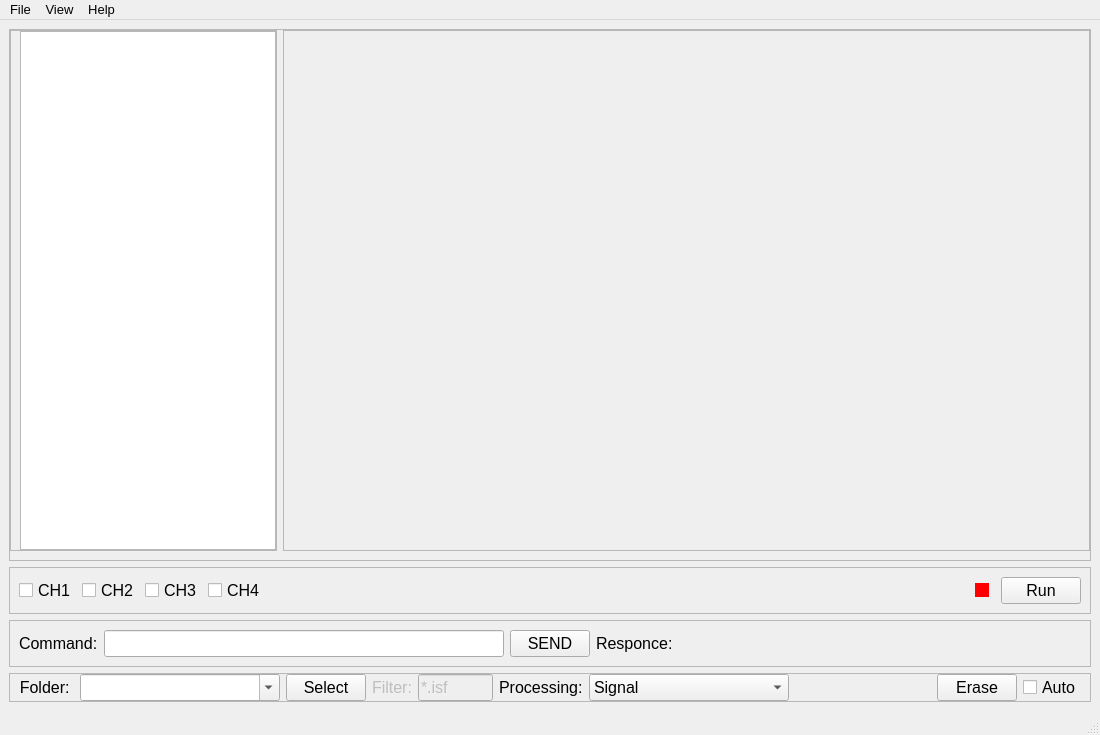
<?xml version="1.0" encoding="UTF-8"?>
<ui version="4.0">
 <class>MainWindow</class>
 <widget class="QMainWindow" name="MainWindow">
  <property name="geometry">
   <rect>
    <x>0</x>
    <y>0</y>
    <width>1100</width>
    <height>735</height>
   </rect>
  </property>
  <property name="sizePolicy">
   <sizepolicy hsizetype="Minimum" vsizetype="Minimum">
    <horstretch>0</horstretch>
    <verstretch>0</verstretch>
   </sizepolicy>
  </property>
  <property name="minimumSize">
   <size>
    <width>1100</width>
    <height>640</height>
   </size>
  </property>
  <property name="font">
   <font>
    <pointsize>12</pointsize>
   </font>
  </property>
  <property name="windowTitle">
   <string>Emittance Plot Processing</string>
  </property>
  <widget class="QWidget" name="centralwidget">
   <layout class="QVBoxLayout" name="verticalLayout_11">
    <property name="sizeConstraint">
     <enum>QLayout::SetMinimumSize</enum>
    </property>
    <item>
     <widget class="QFrame" name="frame">
      <property name="frameShape">
       <enum>QFrame::StyledPanel</enum>
      </property>
      <property name="frameShadow">
       <enum>QFrame::Raised</enum>
      </property>
      <layout class="QHBoxLayout" name="horizontalLayout">
       <property name="leftMargin">
        <number>0</number>
       </property>
       <property name="topMargin">
        <number>0</number>
       </property>
       <property name="rightMargin">
        <number>0</number>
       </property>
       <item>
        <widget class="QFrame" name="frame_5">
         <property name="frameShape">
          <enum>QFrame::StyledPanel</enum>
         </property>
         <property name="frameShadow">
          <enum>QFrame::Raised</enum>
         </property>
         <layout class="QVBoxLayout" name="verticalLayout">
          <property name="leftMargin">
           <number>9</number>
          </property>
          <property name="topMargin">
           <number>0</number>
          </property>
          <property name="rightMargin">
           <number>0</number>
          </property>
          <property name="bottomMargin">
           <number>0</number>
          </property>
          <item>
           <widget class="QListWidget" name="listWidget">
            <property name="sizePolicy">
             <sizepolicy hsizetype="Expanding" vsizetype="Expanding">
              <horstretch>1</horstretch>
              <verstretch>0</verstretch>
             </sizepolicy>
            </property>
            <property name="font">
             <font>
              <pointsize>14</pointsize>
             </font>
            </property>
            <property name="alternatingRowColors">
             <bool>true</bool>
            </property>
            <property name="selectionMode">
             <enum>QAbstractItemView::SingleSelection</enum>
            </property>
           </widget>
          </item>
         </layout>
        </widget>
       </item>
       <item>
        <widget class="QFrame" name="frame_3">
         <property name="sizePolicy">
          <sizepolicy hsizetype="Preferred" vsizetype="Preferred">
           <horstretch>3</horstretch>
           <verstretch>0</verstretch>
          </sizepolicy>
         </property>
         <property name="frameShape">
          <enum>QFrame::StyledPanel</enum>
         </property>
         <property name="frameShadow">
          <enum>QFrame::Raised</enum>
         </property>
         <layout class="QVBoxLayout" name="verticalLayout_2">
          <property name="leftMargin">
           <number>0</number>
          </property>
          <property name="topMargin">
           <number>0</number>
          </property>
          <property name="rightMargin">
           <number>0</number>
          </property>
          <property name="bottomMargin">
           <number>0</number>
          </property>
         </layout>
        </widget>
       </item>
      </layout>
     </widget>
    </item>
    <item>
     <widget class="QFrame" name="frame_6">
      <property name="frameShape">
       <enum>QFrame::StyledPanel</enum>
      </property>
      <property name="frameShadow">
       <enum>QFrame::Raised</enum>
      </property>
      <layout class="QHBoxLayout" name="horizontalLayout_4">
       <item>
        <widget class="QCheckBox" name="checkBox_1">
         <property name="text">
          <string>CH1</string>
         </property>
        </widget>
       </item>
       <item>
        <widget class="QCheckBox" name="checkBox_2">
         <property name="text">
          <string>CH2</string>
         </property>
        </widget>
       </item>
       <item>
        <widget class="QCheckBox" name="checkBox_3">
         <property name="text">
          <string>CH3</string>
         </property>
        </widget>
       </item>
       <item>
        <widget class="QCheckBox" name="checkBox_4">
         <property name="text">
          <string>CH4</string>
         </property>
        </widget>
       </item>
       <item>
        <spacer name="horizontalSpacer_2">
         <property name="orientation">
          <enum>Qt::Horizontal</enum>
         </property>
         <property name="sizeHint" stdset="0">
          <size>
           <width>40</width>
           <height>20</height>
          </size>
         </property>
        </spacer>
       </item>
       <item>
        <widget class="QCheckBox" name="checkBox_5">
         <property name="enabled">
          <bool>false</bool>
         </property>
         <property name="styleSheet">
          <string notr="true">QCheckBox::indicator:unchecked {
   background-color: red;
}
</string>
         </property>
         <property name="text">
          <string/>
         </property>
        </widget>
       </item>
       <item>
        <widget class="QPushButton" name="pushButton_4">
         <property name="text">
          <string>Run</string>
         </property>
         <property name="checkable">
          <bool>true</bool>
         </property>
        </widget>
       </item>
      </layout>
     </widget>
    </item>
    <item>
     <widget class="QFrame" name="frame_7">
      <property name="frameShape">
       <enum>QFrame::StyledPanel</enum>
      </property>
      <property name="frameShadow">
       <enum>QFrame::Raised</enum>
      </property>
      <layout class="QHBoxLayout" name="horizontalLayout_5" stretch="1,2,0,1,1">
       <item>
        <widget class="QLabel" name="label_4">
         <property name="sizePolicy">
          <sizepolicy hsizetype="Fixed" vsizetype="Preferred">
           <horstretch>0</horstretch>
           <verstretch>0</verstretch>
          </sizepolicy>
         </property>
         <property name="text">
          <string>Command:</string>
         </property>
        </widget>
       </item>
       <item>
        <widget class="QLineEdit" name="lineEdit_2">
         <property name="sizePolicy">
          <sizepolicy hsizetype="Minimum" vsizetype="Fixed">
           <horstretch>0</horstretch>
           <verstretch>0</verstretch>
          </sizepolicy>
         </property>
         <property name="maximumSize">
          <size>
           <width>400</width>
           <height>16777215</height>
          </size>
         </property>
        </widget>
       </item>
       <item>
        <widget class="QPushButton" name="pushButton_3">
         <property name="sizePolicy">
          <sizepolicy hsizetype="Fixed" vsizetype="Preferred">
           <horstretch>0</horstretch>
           <verstretch>0</verstretch>
          </sizepolicy>
         </property>
         <property name="font">
          <font>
           <pointsize>12</pointsize>
          </font>
         </property>
         <property name="text">
          <string>SEND</string>
         </property>
        </widget>
       </item>
       <item>
        <widget class="QLabel" name="label_5">
         <property name="sizePolicy">
          <sizepolicy hsizetype="Fixed" vsizetype="Preferred">
           <horstretch>0</horstretch>
           <verstretch>0</verstretch>
          </sizepolicy>
         </property>
         <property name="text">
          <string>Responce:</string>
         </property>
         <property name="textFormat">
          <enum>Qt::PlainText</enum>
         </property>
        </widget>
       </item>
       <item>
        <widget class="QLabel" name="label_6">
         <property name="text">
          <string/>
         </property>
        </widget>
       </item>
      </layout>
     </widget>
    </item>
    <item>
     <widget class="QFrame" name="frame_2">
      <property name="frameShape">
       <enum>QFrame::StyledPanel</enum>
      </property>
      <property name="frameShadow">
       <enum>QFrame::Raised</enum>
      </property>
      <layout class="QHBoxLayout" name="horizontalLayout_3">
       <property name="leftMargin">
        <number>9</number>
       </property>
       <property name="topMargin">
        <number>0</number>
       </property>
       <property name="rightMargin">
        <number>9</number>
       </property>
       <property name="bottomMargin">
        <number>0</number>
       </property>
       <item>
        <widget class="QFrame" name="frame_4">
         <property name="sizePolicy">
          <sizepolicy hsizetype="Expanding" vsizetype="Fixed">
           <horstretch>0</horstretch>
           <verstretch>0</verstretch>
          </sizepolicy>
         </property>
         <layout class="QHBoxLayout" name="horizontalLayout_2" stretch="0,0,0">
          <property name="spacing">
           <number>6</number>
          </property>
          <property name="sizeConstraint">
           <enum>QLayout::SetDefaultConstraint</enum>
          </property>
          <property name="leftMargin">
           <number>0</number>
          </property>
          <property name="topMargin">
           <number>0</number>
          </property>
          <property name="rightMargin">
           <number>0</number>
          </property>
          <property name="bottomMargin">
           <number>0</number>
          </property>
          <item>
           <widget class="QLabel" name="label_3">
            <property name="sizePolicy">
             <sizepolicy hsizetype="Preferred" vsizetype="Preferred">
              <horstretch>0</horstretch>
              <verstretch>0</verstretch>
             </sizepolicy>
            </property>
            <property name="minimumSize">
             <size>
              <width>0</width>
              <height>0</height>
             </size>
            </property>
            <property name="font">
             <font>
              <pointsize>12</pointsize>
             </font>
            </property>
            <property name="text">
             <string>Folder: </string>
            </property>
            <property name="alignment">
             <set>Qt::AlignRight|Qt::AlignTrailing|Qt::AlignVCenter</set>
            </property>
           </widget>
          </item>
          <item>
           <widget class="QComboBox" name="comboBox_2">
            <property name="sizePolicy">
             <sizepolicy hsizetype="Expanding" vsizetype="Preferred">
              <horstretch>0</horstretch>
              <verstretch>0</verstretch>
             </sizepolicy>
            </property>
            <property name="minimumSize">
             <size>
              <width>200</width>
              <height>0</height>
             </size>
            </property>
            <property name="editable">
             <bool>true</bool>
            </property>
           </widget>
          </item>
          <item>
           <widget class="QPushButton" name="pushButton_2">
            <property name="sizePolicy">
             <sizepolicy hsizetype="Fixed" vsizetype="Preferred">
              <horstretch>0</horstretch>
              <verstretch>0</verstretch>
             </sizepolicy>
            </property>
            <property name="font">
             <font>
              <pointsize>12</pointsize>
             </font>
            </property>
            <property name="text">
             <string>Select</string>
            </property>
           </widget>
          </item>
         </layout>
        </widget>
       </item>
       <item>
        <widget class="QLabel" name="label">
         <property name="enabled">
          <bool>false</bool>
         </property>
         <property name="sizePolicy">
          <sizepolicy hsizetype="Fixed" vsizetype="Preferred">
           <horstretch>0</horstretch>
           <verstretch>0</verstretch>
          </sizepolicy>
         </property>
         <property name="text">
          <string>Filter:</string>
         </property>
        </widget>
       </item>
       <item>
        <widget class="QLineEdit" name="lineEdit">
         <property name="enabled">
          <bool>false</bool>
         </property>
         <property name="sizePolicy">
          <sizepolicy hsizetype="Maximum" vsizetype="Preferred">
           <horstretch>0</horstretch>
           <verstretch>0</verstretch>
          </sizepolicy>
         </property>
         <property name="minimumSize">
          <size>
           <width>75</width>
           <height>0</height>
          </size>
         </property>
         <property name="maximumSize">
          <size>
           <width>75</width>
           <height>16777215</height>
          </size>
         </property>
         <property name="baseSize">
          <size>
           <width>75</width>
           <height>0</height>
          </size>
         </property>
         <property name="text">
          <string>*.isf</string>
         </property>
         <property name="cursorPosition">
          <number>0</number>
         </property>
        </widget>
       </item>
       <item>
        <widget class="QLabel" name="label_2">
         <property name="sizePolicy">
          <sizepolicy hsizetype="Fixed" vsizetype="Preferred">
           <horstretch>0</horstretch>
           <verstretch>0</verstretch>
          </sizepolicy>
         </property>
         <property name="text">
          <string>Processing:</string>
         </property>
        </widget>
       </item>
       <item>
        <widget class="QComboBox" name="comboBox">
         <property name="sizePolicy">
          <sizepolicy hsizetype="Minimum" vsizetype="Fixed">
           <horstretch>0</horstretch>
           <verstretch>0</verstretch>
          </sizepolicy>
         </property>
         <property name="minimumSize">
          <size>
           <width>200</width>
           <height>0</height>
          </size>
         </property>
         <item>
          <property name="text">
           <string>Signal</string>
          </property>
         </item>
         <item>
          <property name="text">
           <string>Spectrum</string>
          </property>
         </item>
         <item>
          <property name="text">
           <string>Cumulative</string>
          </property>
         </item>
        </widget>
       </item>
       <item>
        <spacer name="horizontalSpacer">
         <property name="orientation">
          <enum>Qt::Horizontal</enum>
         </property>
         <property name="sizeHint" stdset="0">
          <size>
           <width>40</width>
           <height>20</height>
          </size>
         </property>
        </spacer>
       </item>
       <item>
        <widget class="QPushButton" name="pushButton">
         <property name="text">
          <string>Erase</string>
         </property>
        </widget>
       </item>
       <item>
        <widget class="QCheckBox" name="checkBox">
         <property name="text">
          <string>Auto</string>
         </property>
        </widget>
       </item>
      </layout>
     </widget>
    </item>
   </layout>
  </widget>
  <widget class="QMenuBar" name="menubar">
   <property name="geometry">
    <rect>
     <x>0</x>
     <y>0</y>
     <width>1100</width>
     <height>23</height>
    </rect>
   </property>
   <property name="font">
    <font>
     <pointsize>10</pointsize>
    </font>
   </property>
   <widget class="QMenu" name="menuFile">
    <property name="sizePolicy">
     <sizepolicy hsizetype="Preferred" vsizetype="Preferred">
      <horstretch>0</horstretch>
      <verstretch>0</verstretch>
     </sizepolicy>
    </property>
    <property name="font">
     <font>
      <pointsize>10</pointsize>
     </font>
    </property>
    <property name="title">
     <string>File</string>
    </property>
    <addaction name="actionOpen"/>
    <addaction name="actionQuit"/>
   </widget>
   <widget class="QMenu" name="menuView">
    <property name="title">
     <string>View</string>
    </property>
   </widget>
   <widget class="QMenu" name="menuHelp">
    <property name="title">
     <string>Help</string>
    </property>
    <addaction name="actionAbout"/>
   </widget>
   <addaction name="menuFile"/>
   <addaction name="menuView"/>
   <addaction name="menuHelp"/>
  </widget>
  <widget class="QStatusBar" name="statusbar">
   <property name="sizePolicy">
    <sizepolicy hsizetype="Expanding" vsizetype="Preferred">
     <horstretch>0</horstretch>
     <verstretch>0</verstretch>
    </sizepolicy>
   </property>
  </widget>
  <action name="actionOpen">
   <property name="text">
    <string>Open</string>
   </property>
   <property name="font">
    <font>
     <family>Tahoma</family>
     <pointsize>10</pointsize>
    </font>
   </property>
  </action>
  <action name="actionQuit">
   <property name="text">
    <string>Quit</string>
   </property>
  </action>
  <action name="actionPlot">
   <property name="checkable">
    <bool>true</bool>
   </property>
   <property name="checked">
    <bool>true</bool>
   </property>
   <property name="text">
    <string>Plot</string>
   </property>
  </action>
  <action name="actionLog">
   <property name="checkable">
    <bool>true</bool>
   </property>
   <property name="text">
    <string>Log</string>
   </property>
  </action>
  <action name="actionParameters">
   <property name="checkable">
    <bool>true</bool>
   </property>
   <property name="text">
    <string>Parameters</string>
   </property>
  </action>
  <action name="actionAbout">
   <property name="text">
    <string>About</string>
   </property>
  </action>
 </widget>
 <resources/>
 <connections/>
</ui>
